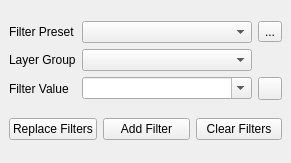
<?xml version="1.0" encoding="UTF-8"?>
<ui version="4.0">
 <class>LayerGroupFilterDockWidgetBase</class>
 <widget class="QDockWidget" name="LayerGroupFilterDockWidgetBase">
  <property name="geometry">
   <rect>
    <x>0</x>
    <y>0</y>
    <width>291</width>
    <height>163</height>
   </rect>
  </property>
  <property name="windowTitle">
   <string>Layer Group Filter</string>
  </property>
  <widget class="QWidget" name="dockWidgetContents">
   <layout class="QGridLayout" name="gridLayout">
    <item row="3" column="0">
     <layout class="QHBoxLayout" name="horizontalLayout">
      <item>
       <widget class="QPushButton" name="replacePushButton">
        <property name="text">
         <string>Replace Filters</string>
        </property>
       </widget>
      </item>
      <item>
       <widget class="QPushButton" name="addPushButton">
        <property name="text">
         <string>Add Filter</string>
        </property>
       </widget>
      </item>
      <item>
       <widget class="QPushButton" name="clearPushButton">
        <property name="text">
         <string>Clear Filters</string>
        </property>
       </widget>
      </item>
     </layout>
    </item>
    <item row="1" column="0">
     <layout class="QGridLayout" name="gridLayout_2" columnstretch="0,1,0">
      <property name="leftMargin">
       <number>0</number>
      </property>
      <item row="1" column="0">
       <widget class="QLabel" name="Label2">
        <property name="text">
         <string>Layer Group</string>
        </property>
       </widget>
      </item>
      <item row="2" column="0">
       <widget class="QLabel" name="label3">
        <property name="text">
         <string>Filter Value</string>
        </property>
       </widget>
      </item>
      <item row="0" column="1">
       <widget class="QComboBox" name="presetComboBox"/>
      </item>
      <item row="0" column="0">
       <widget class="QLabel" name="label1">
        <property name="text">
         <string>Filter Preset</string>
        </property>
       </widget>
      </item>
      <item row="1" column="1">
       <widget class="QComboBox" name="layerGroupComboBox"/>
      </item>
      <item row="2" column="1">
       <widget class="QComboBox" name="filterValueComboBox">
        <property name="editable">
         <bool>true</bool>
        </property>
       </widget>
      </item>
      <item row="2" column="2">
       <widget class="QToolButton" name="loadValuesButton">
        <property name="text">
         <string/>
        </property>
        <property name="icon">
         <iconset>
          <normaloff>:/plugins/layer_group_filter/action_refresh.png</normaloff>:/plugins/layer_group_filter/action_refresh.png</iconset>
        </property>
       </widget>
      </item>
      <item row="0" column="2">
       <widget class="QToolButton" name="loadXMLButton">
        <property name="text">
         <string>...</string>
        </property>
       </widget>
      </item>
     </layout>
    </item>
   </layout>
  </widget>
 </widget>
 <resources/>
 <connections/>
</ui>
